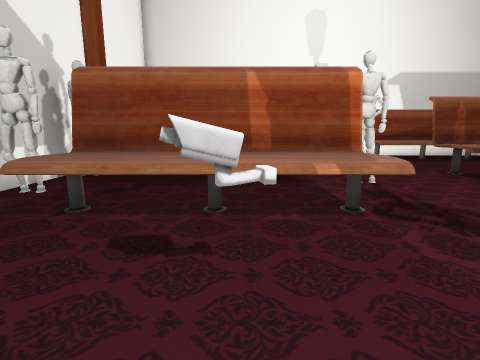
view 1 (above)

17 first-person views from a walk through a scene from a Unity 3-D project. The camera is 1.3 m above the floor, tilts 10° down and sees 85° across. The floor is counted in squares, 1 m on a side. Each view is taken from the middle of a square. On the plan, view 1 faces up. The plan holds only what a view shows up to about 13 squares ahead; the rest is blank. The place goes on beyond the plan. The player is left out. Some surface patterns are stand-ins.

view 2
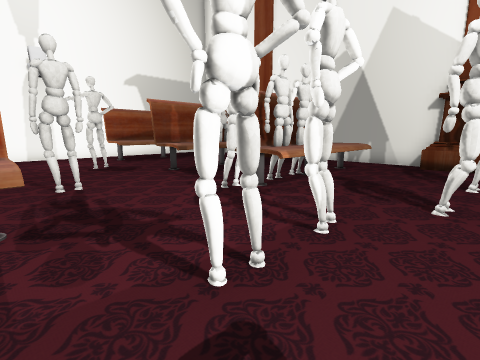

view 3
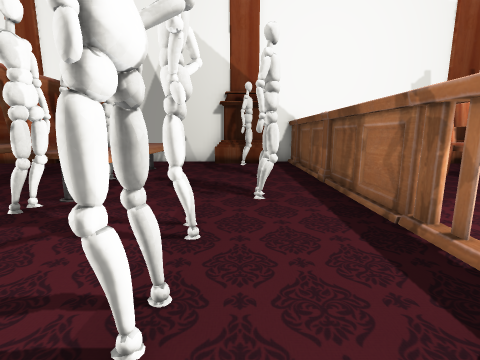

view 4
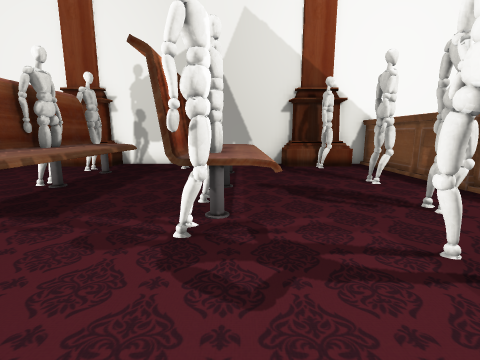

view 5
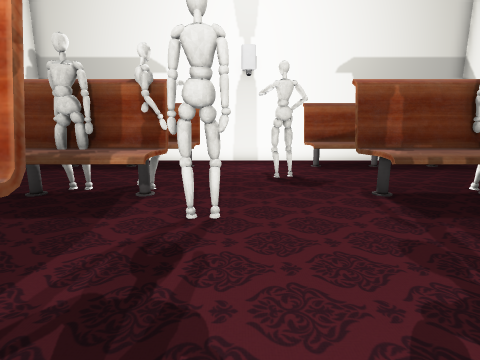

view 6
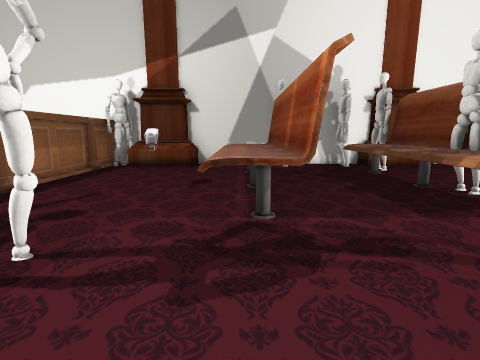

view 7
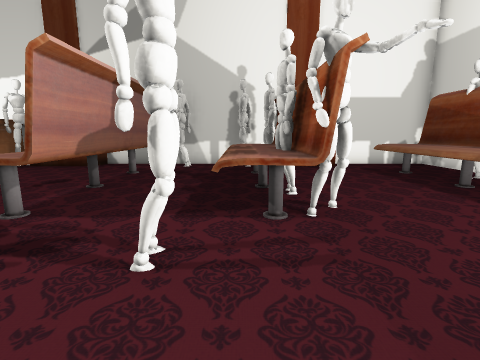

view 8
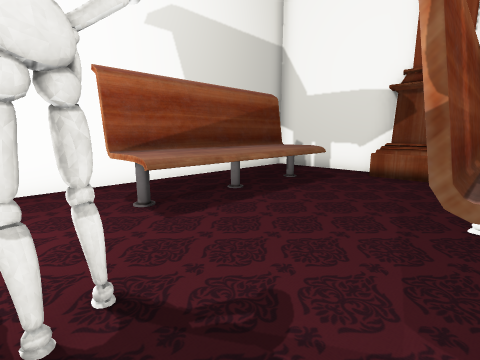

view 9
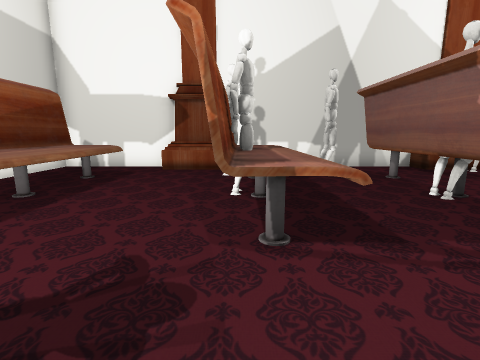

view 10
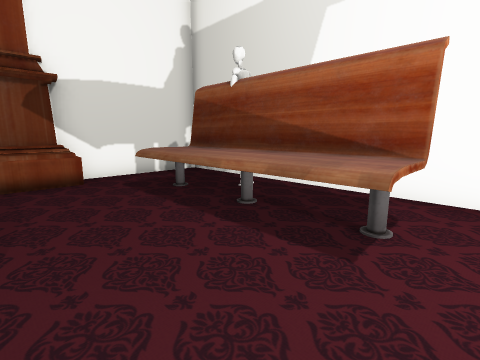

view 11
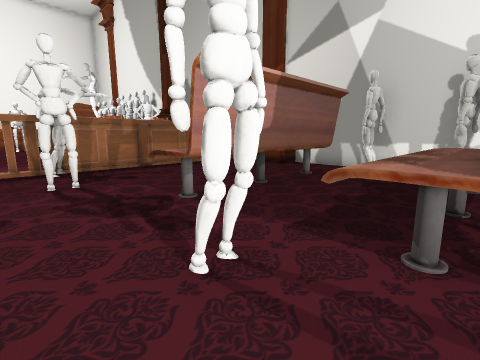

view 12
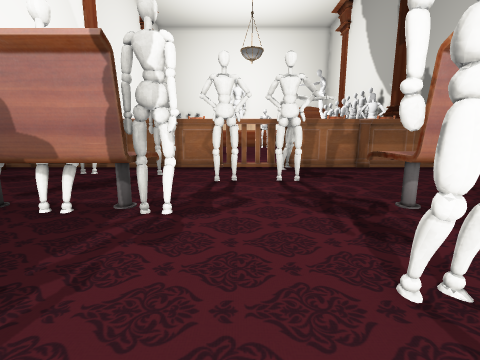

view 13
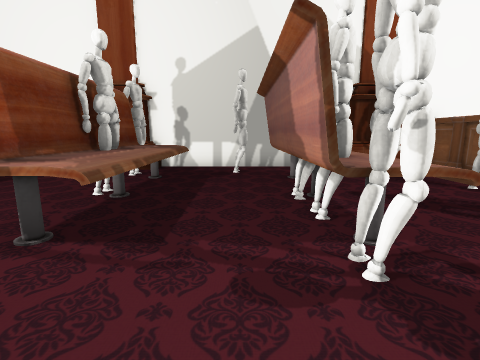

view 14
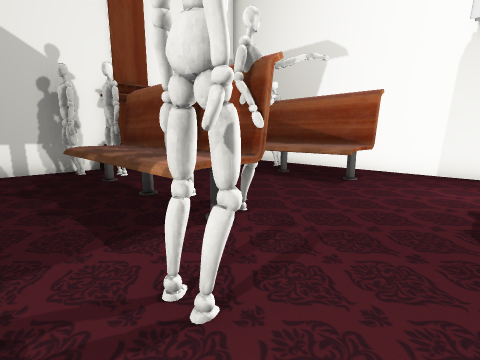

view 15
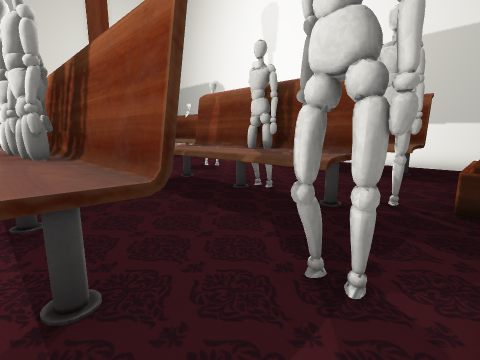

view 16
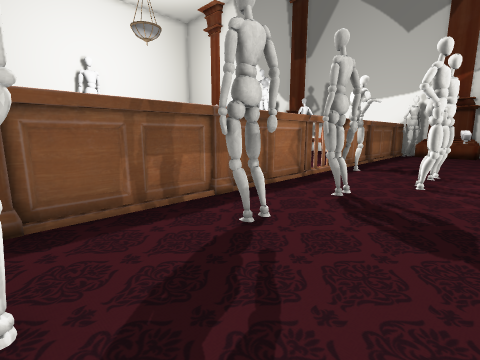

view 17
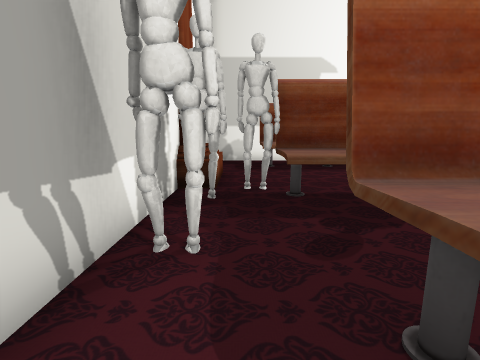

### Floor plan
Key: @ floor where view 1 was taken; # wall or solid block; x gap in a wall; . floor; = window, fence, low wall or low ledge; ^ raised ledge; B bench; O other object.
Columns run from 6 left of view 1 to 15 right of it. Each row starts with its distance up from view 1.
 16 ######################
 15 #...#................#
 14 #..BBBBBB....BBBBBB..#
 13 #..BBBBBB....BBBBBB..#
 12 #=..................=#
 11 #^.........#........^#
 10 #^..................^#
  9 #=#BBBBBB....BBBBBBx=#
  8 ###BBBBBB....BBBBBB..#
  7 #........#...........#
  6 ##.................#.#
  5 #..BBBBBB...#BBBBBB..#
  4 #..BBBBBB....BBBBBB..#
  3 #....................#
  2 #^....O...xx........^#
  1 #^.................#^#
  0 #^....@......##.....^#
 -1 ##OOOOOOO#OOOOOOOOOOO#
 -2  OOO OO OOOO OOO  OOO

Where each view was taken, in squares from view 1:
view 1: 0 up, 0 right, facing up
view 2: 0 up, 2 right, facing up-right
view 3: 1 up, 2 right, facing right
view 4: 4 up, 3 right, facing right
view 5: 3 up, 4 right, facing up
view 6: 4 up, 6 right, facing left
view 7: 8 up, 6 right, facing left
view 8: 9 up, 5 right, facing up-right
view 9: 9 up, 4 right, facing right
view 10: 10 up, 3 right, facing up-left
view 11: 9 up, 5 right, facing down-left
view 12: 9 up, 5 right, facing down
view 13: 6 up, 4 right, facing right
view 14: 6 up, 5 right, facing up-left
view 15: 4 up, 14 right, facing up-left
view 16: 3 up, 13 right, facing down-left
view 17: 3 up, 4 left, facing up
